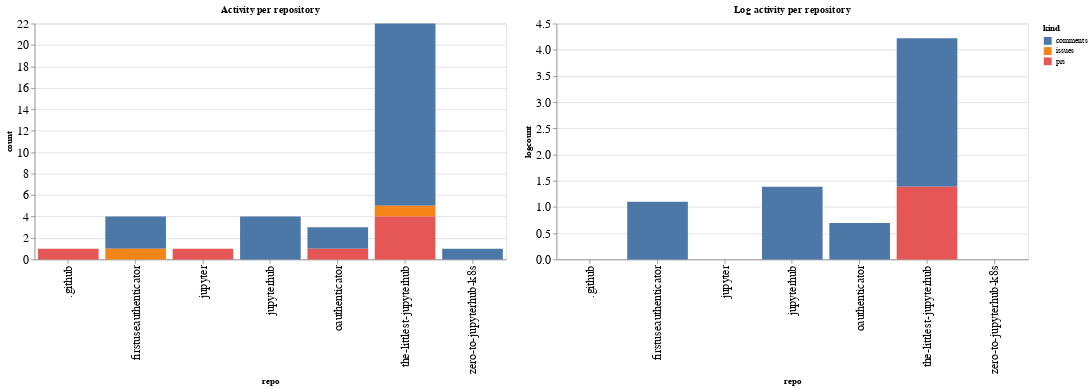

Here is the notebook cell this chart was saved with:
### Code cell
ch1 = alt.Chart(repo_summaries, width=600, title="Activity per repository").mark_bar().encode(
    x='repo',
    y='count',
    color='kind',
    tooltip="kind"
)

ch2 = alt.Chart(repo_summaries, width=600, title="Log activity per repository").mark_bar().encode(
    x='repo',
    y='logcount',
    color='kind',
    tooltip="kind"
)

ch1 | ch2

### Figure 1 — Vega-Lite specification as saved in the notebook (floating-point values rounded to 4 significant figures)
{"config": {"axisLeft": {"labelFontSize": 15}, "axisBottom": {"labelFontSize": 15}}, "hconcat": [{"mark": "bar", "encoding": {"color": {"type": "nominal", "field": "kind"}, "tooltip": {"type": "nominal", "field": "kind"}, "x": {"type": "nominal", "field": "repo"}, "y": {"type": "quantitative", "field": "count"}}, "title": "Activity per repository", "width": 600}, {"mark": "bar", "encoding": {"color": {"type": "nominal", "field": "kind"}, "tooltip": {"type": "nominal", "field": "kind"}, "x": {"type": "nominal", "field": "repo"}, "y": {"type": "quantitative", "field": "logcount"}}, "title": "Log activity per repository", "width": 600}], "data": {"name": "data-2a11df775383c2bf9e465f2bbbbee437"}, "$schema": "https://vega.github.io/schema/vega-lite/v4.8.1.json", "datasets": {"data-2a11df775383c2bf9e465f2bbbbee437": [{"repo": ".github", "kind": "prs", "count": 1, "logcount": 0.0}, {"repo": "firstuseauthenticator", "kind": "comments", "count": 3, "logcount": 1.099}, {"repo": "firstuseauthenticator", "kind": "issues", "count": 1, "logcount": 0.0}, {"repo": "jupyter", "kind": "prs", "count": 1, "logcount": 0.0}, {"repo": "jupyterhub", "kind": "comments", "count": 4, "logcount": 1.386}, {"repo": "oauthenticator", "kind": "comments", "count": 2, "logcount": 0.6931}, {"repo": "oauthenticator", "kind": "prs", "count": 1, "logcount": 0.0}, {"repo": "the-littlest-jupyterhub", "kind": "comments", "count": 17, "logcount": 2.833}, {"repo": "the-littlest-jupyterhub", "kind": "issues", "count": 1, "logcount": 0.0}, {"repo": "the-littlest-jupyterhub", "kind": "prs", "count": 4, "logcount": 1.386}, {"repo": "zero-to-jupyterhub-k8s", "kind": "comments", "count": 1, "logcount": 0.0}]}}
